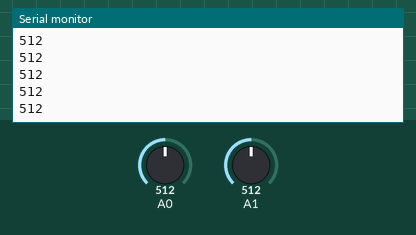
A sketch run on a simulated Arduino Uno, built with avr-gcc and run on an emulated ATmega328P. Parts: the last lines printed to the serial monitor. Inputs (shaded band) come from the test bench; at power-on: A0 = 512, A1 = 512.

Above: at 1.2 s.
1.3 s: A0 set to 716
At 2.2 s:
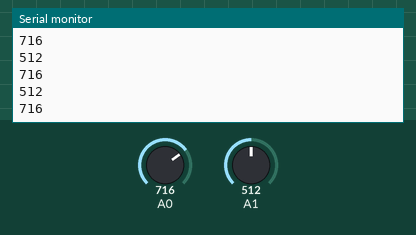
2.8 s: A1 set to 716
At 3.4 s:
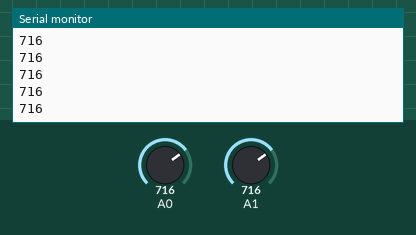
4.3 s: A0 set to 900
At 5.4 s:
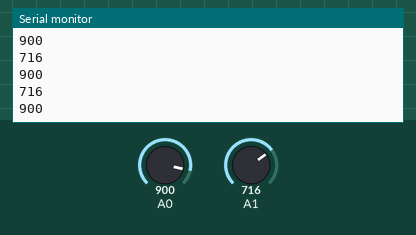
5.8 s: A1 set to 511
At 6.8 s:
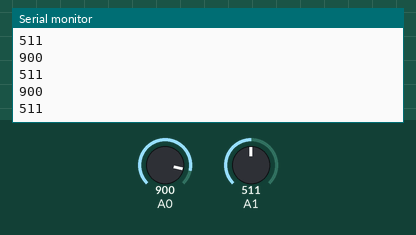
Timing chart, 0 to 8.3 s (numbered marks = the images above; inputs shaded):
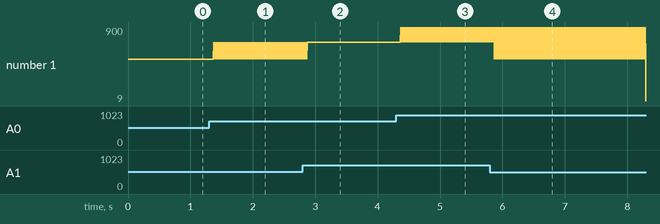

The sketch:

arduinoFile.ino
```cpp
//Juan Moraza
//Youtube Tutorial - Two photoresitors and processing
//www.MorazaPower.com

void setup() {
  // initialize the serial communication:
  Serial.begin(9600);
}

void loop() {
  // send the value of analog input 0:
  Serial.println(analogRead(A0));
  // wait a bit for the analog-to-digital converter to stabilize after the last
  // reading:
  Serial.println(analogRead(A1));
  delay(2);
}
```

Measured:
- after the input at 1.3 s, the serial monitor: prints a new line after 0.07 s (image 1)
- after the input at 4.3 s, the serial monitor: prints a new line after 0.07 s (image 3)
- after the input at 5.8 s, the serial monitor: prints a new line after 0.07 s (image 4)
- plotted number 1: 512 → 716 after the input at 1.3 s
